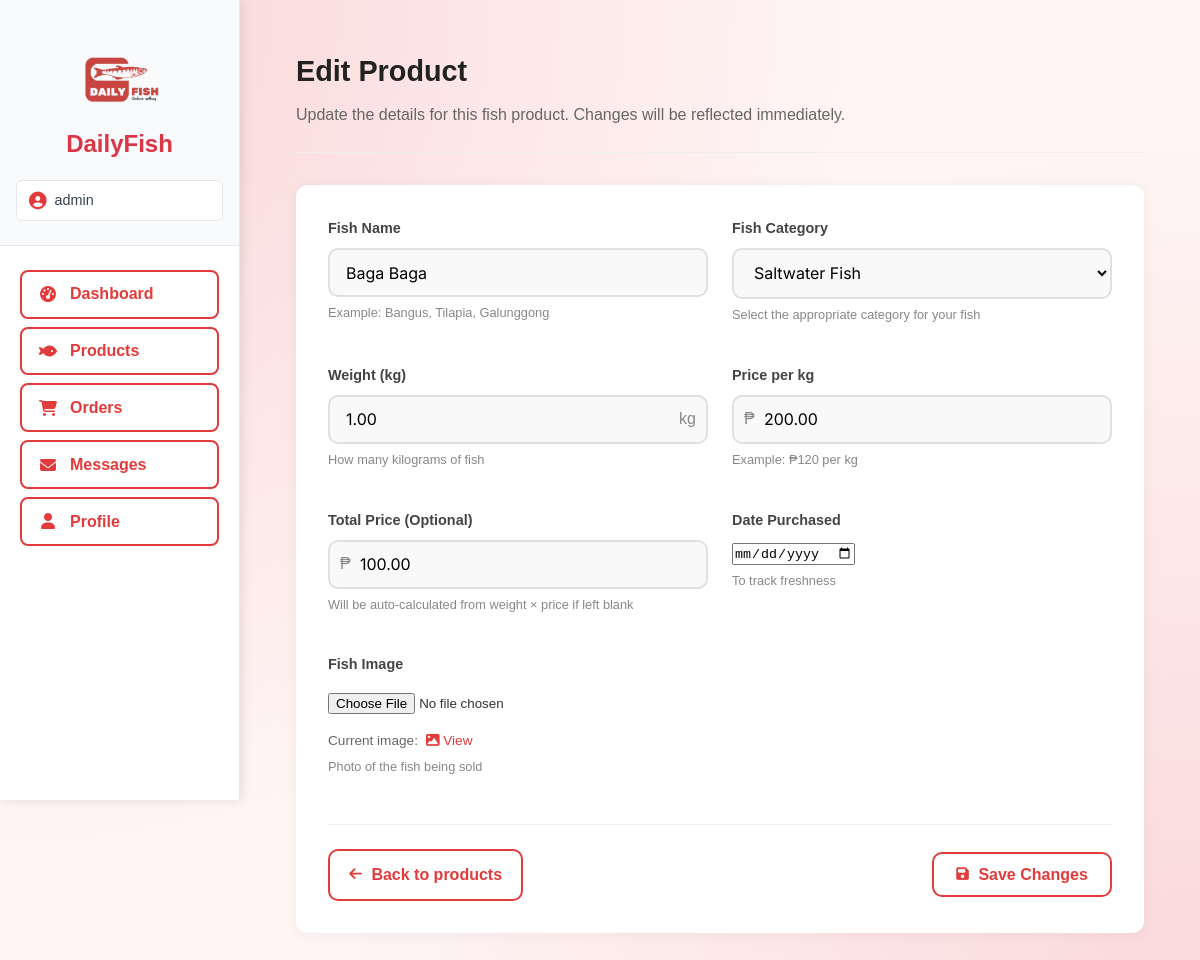
Page /seller/products/12/edit/ (signed in) on the committed database.
### myapp/models.py (models this page shows, shortened)
class Fish(models.Model):
    name = models.CharField(max_length=200)
    description = models.TextField()
    category = models.ForeignKey(FishCategory, on_delete=models.CASCADE, related_name='fish')
    seller = models.ForeignKey(User, on_delete=models.CASCADE, related_name='fish_products', null=True, blank=True)
    price_per_kg = models.DecimalField(max_digits=10, decimal_places=2, validators=[MinValueValidator(Decimal('0.01'))])
    stock_kg = models.DecimalField(max_digits=10, decimal_places=2, validators=[MinValueValidator(Decimal('0.00'))])
    weight_kg = models.DecimalField(max_digits=10, decimal_places=2, validators=[MinValueValidator(Decimal('0.01'))], help_text="Weight of fish in kilograms")
    total_price = models.DecimalField(max_digits=10, decimal_places=2, validators=[MinValueValidator(Decimal('0.00'))], help_text="Total price for this fish")
    date_purchased = models.DateField(help_text="Date when fish was purchased to track freshness")
    image = models.ImageField(upload_to='fish_images/', blank=True, null=True)
    image_url = models.URLField(blank=True, help_text="External image URL if no local image")
    is_available = models.BooleanField(default=True)
    created_at = models.DateTimeField(auto_now_add=True)
    updated_at = models.DateTimeField(auto_now=True)
    class Meta:
        ordering = ['-created_at']
        verbose_name_plural = "Fish"

### myapp/views.py (the view, shortened to what this page needs)
# urls.py: path('seller/products/<int:fish_id>/edit/', views.seller_product_edit, name='seller_product_edit'),
@login_required
def seller_product_edit(request, fish_id):
    if not request.user.is_staff:
        return redirect('home')
    if request.user.is_superuser:
        fish = get_object_or_404(Fish, id=fish_id)
    else:
        fish = get_object_or_404(Fish, id=fish_id, seller=request.user)
    categories = FishCategory.objects.all()
    context = {
        'seller_name': request.user.username,
        'fish': fish,
        'categories': categories,
        'mode': 'edit',
    }
    return render(request, 'seller/product_form.html', context)

### myapp/context_processors.py (called while the page is built)
def location(request):
    loc = request.session.get('location') or {}
    parts = []
    if loc.get('municipality'):
        parts.append(loc.get('municipality'))
    if loc.get('barangay'):
        parts.append(loc.get('barangay'))
    if loc.get('province'):
        parts.append(loc.get('province'))
    display = ', '.join(parts) if parts else ''
    return {
        'location_display': display
    }

def cart_info(request):
    count = 0
    user = getattr(request, 'user', None)
    if user and user.is_authenticated:
        try:
            cart, _ = Cart.objects.get_or_create(user=user)
            count = cart.get_total_items()
        except Exception:
            count = 0
    return {
        'cart_item_count': count,
    }

### myapp/models.py (called while the page is built)
    def get_total_items(self):
        return sum(item.quantity_kg for item in self.items.all())

### templates/seller/product_form.html (shortened to what this page needs)
{% load static %}
<!DOCTYPE html>
<html lang="en">
<head>
    <link rel="stylesheet" href="{% static 'css/styles.css' %}">
    <link rel="stylesheet" href="https://cdnjs.cloudflare.com/ajax/libs/font-awesome/6.4.0/css/all.min.css">
</head>
<body>
    <div class="seller-layout">
        <aside class="seller-sidebar">
            <div class="seller-logo-container">
                <a href="{% url 'seller_dashboard' %}" class="seller-logo">
                    <img src="{% static 'image/fish.png' %}" alt="DailyFish Logo" class="seller-dashboard-logo">
                    <span>DailyFish</span>
                </a>
                <div class="seller-name-chip">
                    <i class="fas fa-user-circle"></i>
                    <span>{{ seller_name }}</span>
                </div>
            </div>
            <nav class="seller-sidebar-nav">
                <a href="{% url 'seller_dashboard' %}" class="nav-link {% if request.resolver_match.url_name == 'seller_dashboard' %}active{% endif %}">
                    <i class="fas fa-tachometer-alt"></i>
                    <span>Dashboard</span>
                </a>
                <a href="{% url 'seller_products' %}" class="nav-link {% if 'products' in request.resolver_match.url_name %}active{% endif %}">
                    <i class="fas fa-fish"></i>
                    <span>Products</span>
                </a>
                <a href="{% url 'seller_orders' %}" class="nav-link {% if 'orders' in request.resolver_match.url_name %}active{% endif %}">
                    <i class="fas fa-shopping-cart"></i>
                    <span>Orders</span>
                </a>
                <a href="{% url 'message_center' %}" class="nav-link {% if 'message' in request.resolver_match.url_name %}active{% endif %}">
                    <i class="fas fa-envelope"></i>
                    <span>Messages</span>
                </a>
                <a href="{% url 'seller_profile' %}" class="nav-link {% if 'profile' in request.resolver_match.url_name %}active{% endif %}">
                    <i class="fas fa-user"></i>
                    <span>Profile</span>
                </a>
            </nav>
        </aside>
        <main class="seller-main-content">
        <main class="seller-main">
        <header class="seller-header">
            <div>
                {% if mode == 'edit' %}
                    <h1 class="seller-title">Edit Product</h1>
                    <p class="seller-subtitle">Update the details for this fish product. Changes will be reflected immediately.</p>
                {% else %}
                    <h1 class="seller-title">Add New Fish</h1>
                    <p class="seller-subtitle">List a new fish product with all the required details to start selling on DailyFish.</p>
                {% endif %}
            </div>
        </header>
        <section class="card">
            <form method="post" enctype="multipart/form-data">
                <div class="form-grid">
                    <div class="form-group">
                        <label for="name">Fish Name</label>
                        <input type="text" id="name" name="name" value="{{ fish.name|default:'' }}" required>
                        <p class="field-help">Example: Bangus, Tilapia, Galunggong</p>
                    </div>
                    <div class="form-group">
                        <label for="category">Fish Category</label>
                        <select id="category" name="category" required>
                            <option value="Saltwater Fish" {% if fish.category.name == 'Saltwater Fish' %}selected{% endif %}>Saltwater Fish</option>
                        </select>
                        <p class="field-help">Select the appropriate category for your fish</p>
                    </div>
                    <div class="form-group">
                        <label for="weight_kg">Weight (kg)</label>
                        <div style="position: relative;">
                            <input type="number" step="0.01" min="0" id="weight_kg" name="weight_kg" value="{{ fish.weight_kg|default:'' }}" required
                                   style="padding-right: 40px;">
                            <span style="position: absolute; right: 12px; top: 50%; transform: translateY(-50%); color: #888;">kg</span>
                        </div>
                        <p class="field-help">How many kilograms of fish</p>
                    </div>
                    <div class="form-group">
                        <label for="price_per_kg">Price per kg</label>
                        <div style="position: relative;">
                            <span style="position: absolute; left: 12px; top: 50%; transform: translateY(-50%); color: #888;">₱</span>
                            <input type="number" step="0.01" min="0" id="price_per_kg" name="price_per_kg" value="{{ fish.price_per_kg|default:'' }}" required
                                   style="padding-left: 30px;">
                        </div>
                        <p class="field-help">Example: ₱120 per kg</p>
                    </div>
                    <div class="form-group">
                        <label for="total_price">Total Price (Optional)</label>
                        <div style="position: relative;">
                            <span style="position: absolute; left: 12px; top: 50%; transform: translateY(-50%); color: #888;">₱</span>
                            <input type="number" step="0.01" min="0" id="total_price" name="total_price" value="{{ fish.total_price|default:'' }}"
                                   style="padding-left: 30px;">
                        </div>
                        <p class="field-help">Will be auto-calculated from weight × price if left blank</p>
                    </div>
                    <div class="form-group">
                        <label for="date_purchased">Date Purchased</label>
                        <input type="date" id="date_purchased" name="date_purchased" value="{{ fish.date_purchased|default:'' }}" required>
                        <p class="field-help">To track freshness</p>
                    </div>
                    <div class="form-group">
                        <label for="image">Fish Image</label>
                        <div style="position: relative; margin-bottom: 0.5rem;">
                            <input type="file" id="image" name="image" accept="image/*" style="padding: 0.5rem 0;">
                        </div>
                        {% if fish.image %}
                        <div style="margin-top: 0.5rem; display: flex; align-items: center; gap: 0.5rem;">
                            <span style="color: #666; font-size: 0.85rem;">Current image:</span>
                            <a href="{{ fish.image.url }}" target="_blank" style="font-size: 0.85rem; color: #e23b3b; text-decoration: none;">
                                <i class="fas fa-image"></i> View
                            </a>
                        </div>
                        {% endif %}
                        <p class="field-help">Photo of the fish being sold</p>
                    </div>
                </div>
                <div class="form-actions">
                    <a href="{% url 'seller_products' %}" class="btn btn-secondary">
                        <i class="fas fa-arrow-left"></i>
                        <span>Back to products</span>
                    </a>
                    <button type="submit" class="btn btn-secondary">
                        {% if mode == 'edit' %}
                            <i class="fas fa-save"></i>
                            <span>Save Changes</span>
                        {% else %}
                            <i class="fas fa-plus-circle"></i>
                            <span>Add New Fish</span>
                        {% endif %}
                    </button>
                </div>
            </form>
        </section>
        </main>
        </main>
    </div>
</body>
</html>

### static/css/styles.css (style rules this page uses)
:root { --old-mauve: #dc3545; --old-mauve-light: #e85a68; --old-mauve-dark: #b02a37; --old-mauve-accent: #f08a96; --white: #ffffff; --light-gray: #f8f9fa; --dark-gray: #333333; --muted: #666; --success: #28a745; --warning: #ffc107; --danger: #dc3545; --shadow: 0 2px 10px rgba(103, 49, 71, 0.1); --shadow-hover: 0 4px 20px rgba(103, 49, 71, 0.2); }
* { box-sizing: border-box; margin: 0; padding: 0; }
body { font-family: 'Inter', system-ui, -apple-system, 'Segoe UI', Roboto, Helvetica, Arial, sans-serif; color: var(--dark-gray); background-color: var(--light-gray); line-height: 1.6; }
.btn { display: inline-block; padding: 0.75rem 1.5rem; border-radius: 8px; text-decoration: none; font-weight: 600; transition: all 0.3s ease; border: none; cursor: pointer; font-size: 1rem; }
.btn-secondary { background: transparent; color: var(--old-mauve); border: 2px solid var(--old-mauve); }
.form-group { margin-bottom: 1.5rem; }

### rows in the picture
Fish: name "Baga Baga", category "Saltwater Fish", weight_kg "1.00", price_per_kg "200.00", total_price "100.00"

### other values in the picture
{{ seller_name }} "admin"
